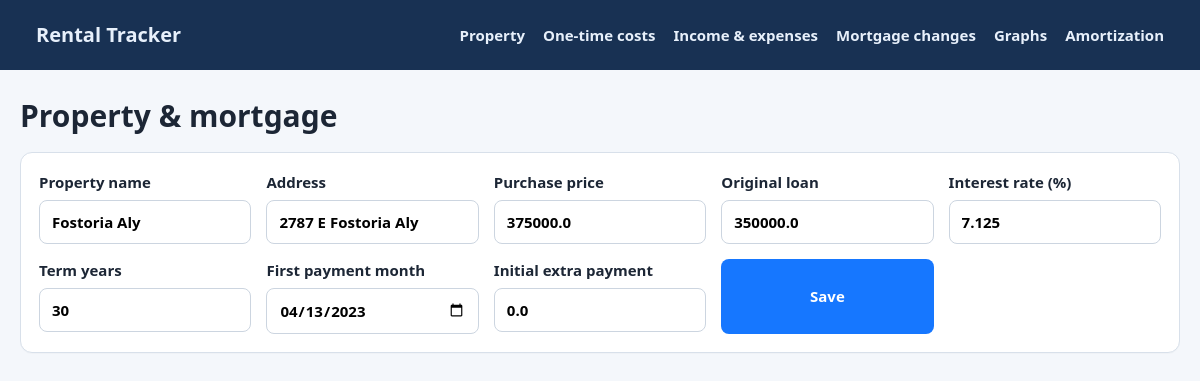
Page /property on the earlier database version.
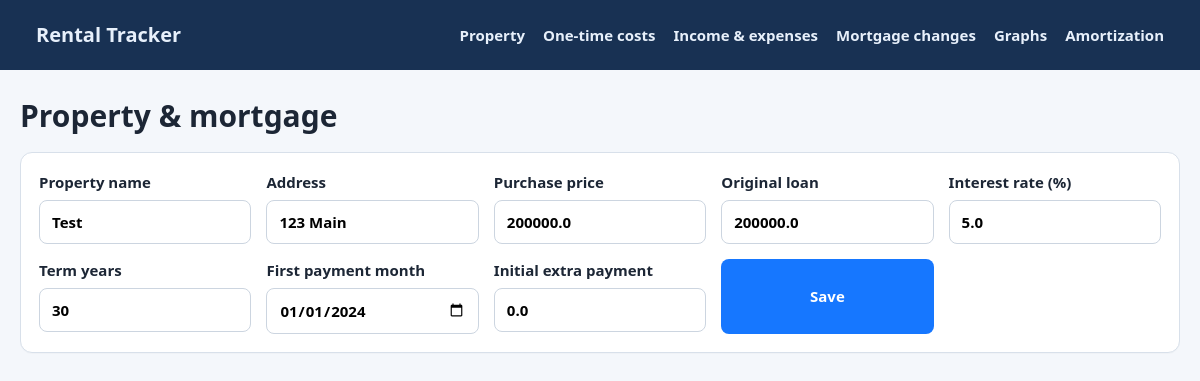
Same page on the later database version.
### tables this page shows
CREATE TABLE property(id integer primary key check(id=1),name text,address text,purchase_price real,original_loan real,interest_rate real,term_years integer,loan_start_date text,extra_payment real default 0);

### app.py (the view, shortened to what this page needs)
@app.route("/property", methods=["GET", "POST"])
def property_page():
    p = prop()
    return render_template("property.html", p=p)

### app.py (called while the page is built)
def db():
    if "db" not in g:
        g.db = sqlite3.connect(DB)
        g.db.row_factory = sqlite3.Row
    return g.db

@app.teardown_appcontext
def close(_=None):
    x = g.pop("db", None)
    if x:
        x.close()

def prop():
    return db().execute(
        "select * from property where id=1"
    ).fetchone()

### templates/property.html
{% extends'base.html'%}{% block body %}<h1>Property & mortgage</h1>
<form method="post" class="form panel">{% for n,l,t in [('name','Property
    name','text'),('address','Address','text'),('purchase_price','Purchase price','number'),('original_loan','Original
    loan','number'),('interest_rate','Interest rate (%)','number'),('term_years','Term
    years','number'),('loan_start_date','First payment month','date'),('extra_payment','Initial extra
    payment','number')] %}<label>{{l}}<input name="{{n}}" type="{{t}}" step="any" required
            value="{{p[n] if p else('30' if n=='term_years' else'0' if n=='extra_payment' else'')}}"></label>{% endfor
    %}<button>Save</button></form>{% endblock %}

Differences in the rows shown:
changed property: name "Fostoria Aly" → "Test"; address "2787 E Fostoria Aly" → "123 Main"; purchase_price "375000.0" → "200000.0"; original_loan "350000.0" → "200000.0"; interest_rate "7.125" → "5.0"; loan_start_date "04/13/2023" → "01/01/2024"
